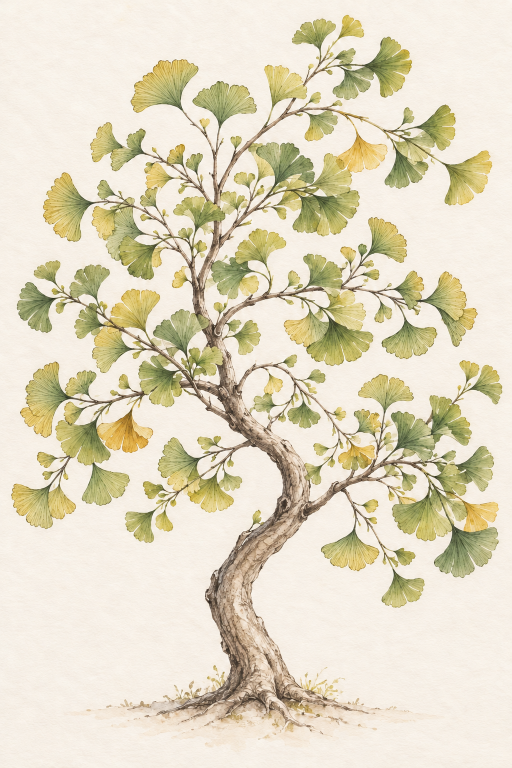
#> input picture artwork/ginkgo-complete-v2.png, 1024 x 1536 px (shown at 1/2 size); its folder holds 4 pictures in this run
$ python build-leaf-masks.py
#> lines starting #> are read from the running program, lines starting #| are printed output that depends on the picture; after the words box and inside, x2 and y2 are one past the last pixel; in counts of white or black regions, pixels touching at a corner belong together
"""Analyse pigment silhouettes; save geometry labels, never alter the source artwork."""
import sys,json,pathlib,gzip

import numpy as np
from PIL import Image,ImageDraw
from scipy import ndimage as ndi
from skimage.segmentation import watershed
from skimage.feature import peak_local_max
root=pathlib.Path(__file__).resolve().parents[1]/'artwork'
for name,separation,threshold in [('ginkgo-complete-v2',30,6),('fern-complete-v2',8,2.5)]:
 rgb=np.array(Image.open(root/(name+'.png')).convert('RGB')).astype(float)
 h,w=rgb.shape[:2];r,g,b=rgb[:,:,0],rgb[:,:,1],rgb[:,:,2]
#> after `h, w = rgb.shape[:2]`: h = 1536; w = 1024
 mask=((g-r>-7)&(g-b>20))|((r>140)&(r-g<55)&(r-b>50)&(g-b>25))|((g-r>0)&(g-b>10)&(g<150))
#> mask: shape (1536, 1024) bool; 23.7% white; 1665 white regions (1379 under 20 px), largest, box (x1, y1, x2, y2) and area: (496, 210, 985, 473) 45447, (780, 892, 998, 1156) 28862, (567, 507, 747, 732) 19578
 mask[int(h*.84):]=False
 # Keep trunk, petioles and primary stems in the permanent drawing layer.
 exclude=Image.new('1',(w,h));draw=ImageDraw.Draw(exclude)
#> after `exclude = Image.new('1', (w, h))`: exclude: PIL image 1024x1536 1; every value is 0
 if name.startswith('ginkgo'):
  draw.polygon([(492,1450),(450,1350),(425,1260),(460,1195),(526,1118),(530,1060),(484,1018),(462,945),(448,860),(423,778),(381,698),(372,613),(389,514),(386,406),(408,364),(418,410),(414,530),(410,610),(414,692),(444,769),(464,860),(484,950),(499,1000),(556,1047),(580,1101),(555,1160),(491,1226),(485,1288),(525,1360),(555,1450)],fill=1)
 else:
  for points in [[(496,1255),(473,1040),(459,895),(389,742),(327,635),(260,525),(186,376),(118,248)],[(502,1260),(520,1110),(560,940),(600,740),(625,607),(602,470),(561,362),(524,262),(489,174),(507,78)],[(519,1255),(621,1119),(720,948),(801,805),(867,710),(919,616)]]:
   draw.line(points,fill=1,width=8)
 mask&=~np.array(exclude,dtype=bool)
 # Close pinholes within pigment; keep paper gaps between distinct leaf shapes.
 mask=ndi.binary_closing(mask,structure=np.ones((3,3)))
#> mask: shape (1536, 1024) bool; 23.2% white; 525 white regions (354 under 20 px), largest, box (x1, y1, x2, y2) and area: (440, 210, 985, 473) 50893, (767, 892, 998, 1156) 31007, (567, 493, 747, 732) 21666
 cc,n=ndi.label(mask);sizes=np.bincount(cc.ravel());mask&=sizes[cc]>=18
#> after `cc, n = ndi.label(mask)`:
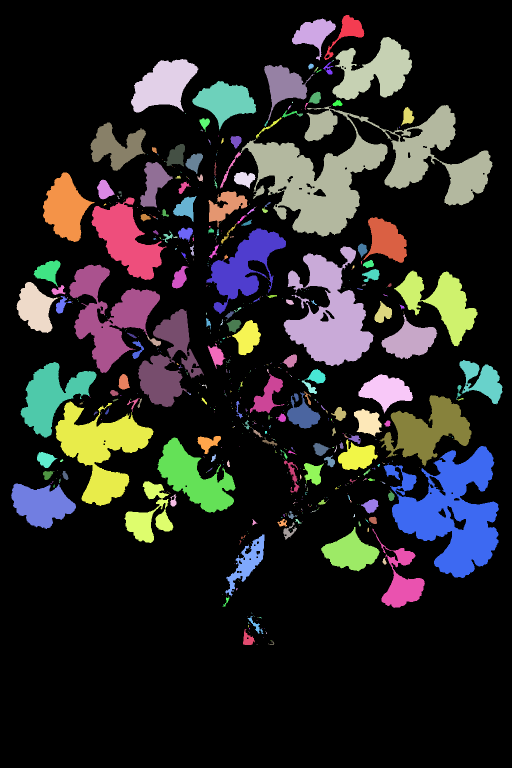
#> cc: shape (1536, 1024) int32 (shown at 1/2 size); 662 distinct labels, from 0 to 661; one colour per label, 0 black
#> after `cc, n = ndi.label(mask)`: n = 661
#> after `sizes = np.bincount(cc.ravel())`: sizes = 662 values, max 1208156 at index 0, min 1 at index 6, mean 2375.9
#> after `mask &= sizes[cc] >= 18`:
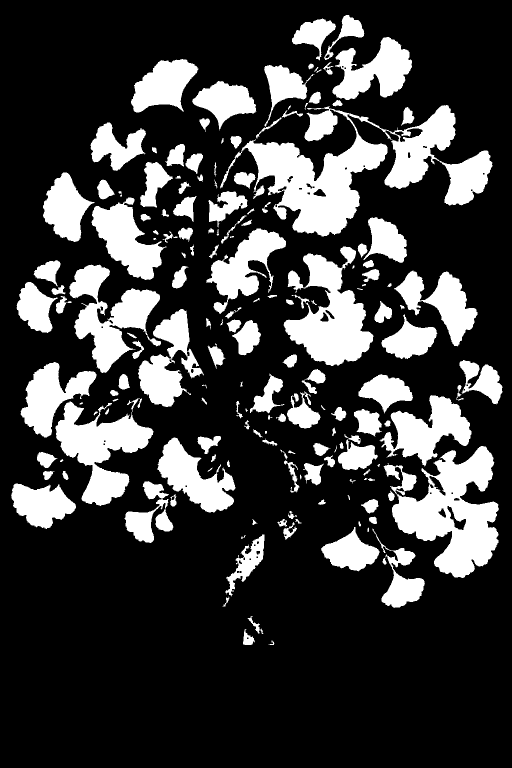
#> mask: shape (1536, 1024) bool (shown at 1/2 size); 23.1% white; 173 white regions (4 under 20 px), largest, box (x1, y1, x2, y2) and area: (440, 210, 985, 473) 50889, (767, 892, 998, 1156) 31007, (567, 493, 747, 732) 21666
 distance=ndi.distance_transform_edt(mask)
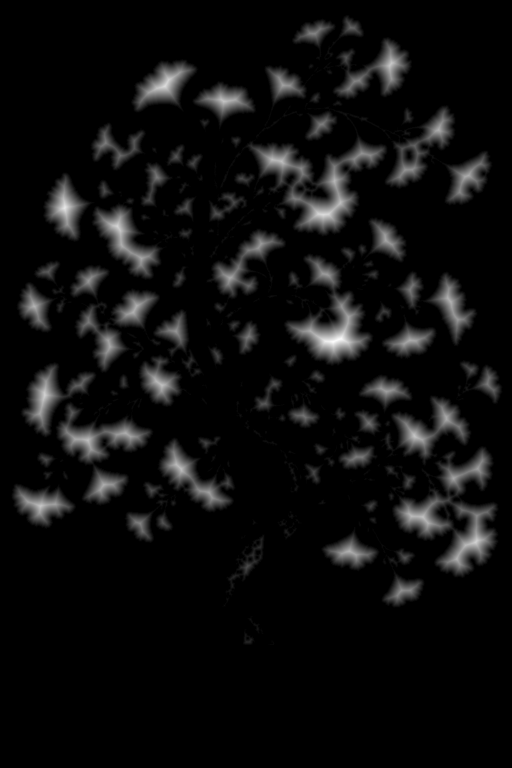
#> distance: shape (1536, 1024) float64 (shown at 1/2 size); min 0, max 42.45, mean 2.2; drawn with min black and max white
 peaks=peak_local_max(distance,min_distance=separation,threshold_abs=threshold,exclude_border=False)
#> peaks = 95 pairs, first value 55 to 1283, second value 68 to 974
 markers=np.zeros((h,w),np.int32)
 for k,(y,x) in enumerate(peaks,1):markers[y,x]=k
#> this loop made 95 passes
#> (y, x) on passes 1 to 12: (683, 666), (415, 129), (429, 646), (172, 329), (452, 234), (1084, 951), (789, 89), (127, 782), (1012, 80), (872, 829), (202, 447), (770, 324)
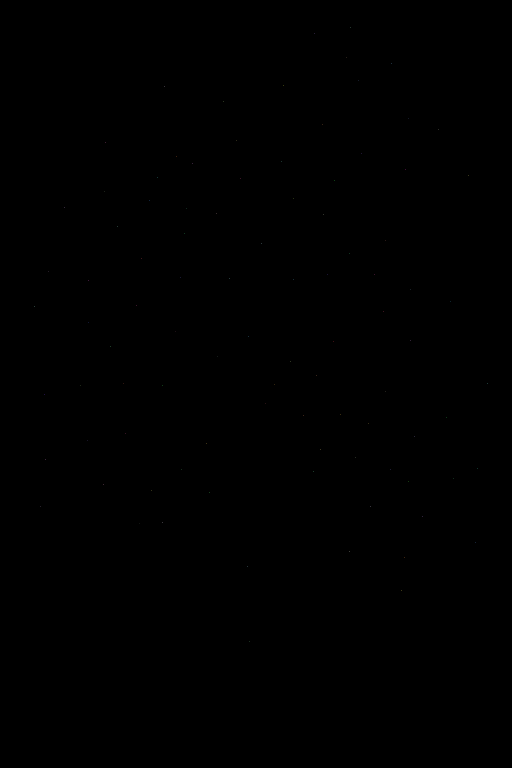
#> markers: shape (1536, 1024) int32 (shown at 1/2 size); 96 distinct labels, from 0 to 95; one colour per label, 0 black
 # Tiny separate buds without a large core still receive their own paint region.
 cc,n=ndi.label(mask);next_id=len(peaks)+1
#> after `cc, n = ndi.label(mask)`:
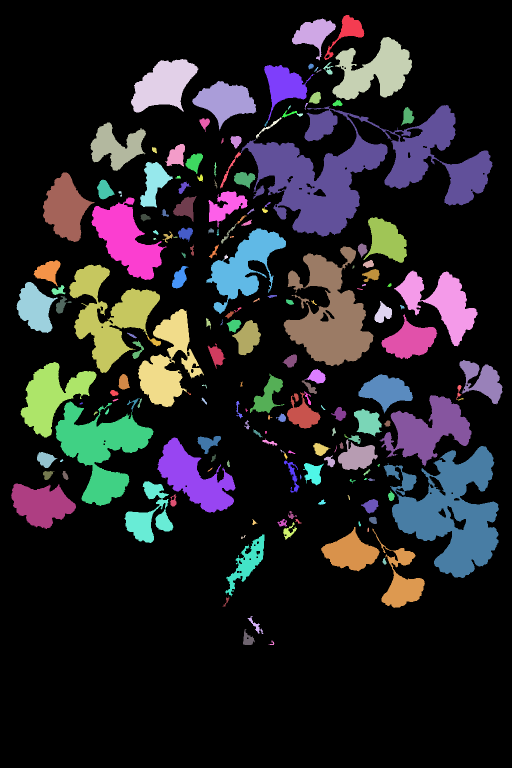
#> cc: shape (1536, 1024) int32 (shown at 1/2 size); 187 distinct labels, from 0 to 186; one colour per label, 0 black
#> after `cc, n = ndi.label(mask)`: n = 186
#> after `next_id = len(peaks) + 1`: next_id = 96
 for k in range(1,n+1):
  coords=np.argwhere(cc==k)
  if coords.size and not np.any(markers[cc==k]):
   y,x=coords[np.argmax(distance[cc==k])];markers[y,x]=next_id;next_id+=1
#> this loop made 186 passes
#> (y, x) on passes 5, 6, 8, 9, 11, 12, 13, 15, 17, 18, 19, 20: (144, 659), (132, 621), (139, 632), (140, 640), (197, 630), (205, 675), (207, 613), (213, 579), (231, 568), (229, 601), (245, 549), (246, 409)
#> markers: shape (1536, 1024) int32; 222 distinct labels, from 0 to 221
#> after the loop, next_id = 222
 labels=watershed(-distance,markers,mask=mask,compactness=0)
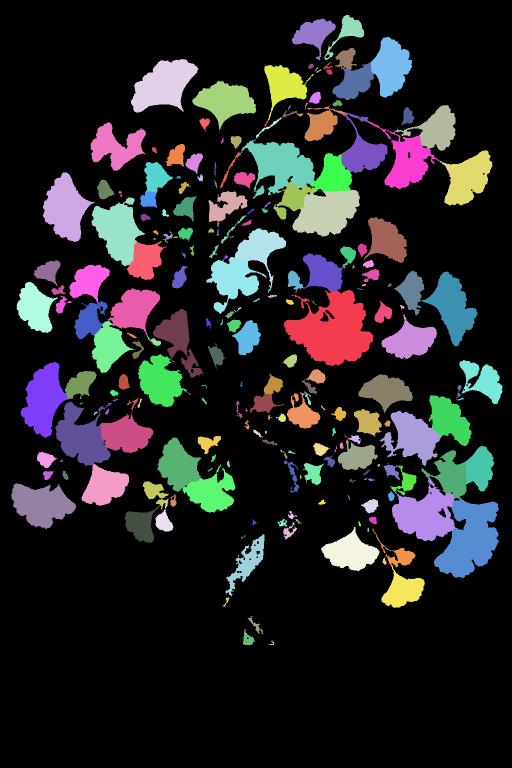
#> labels: shape (1536, 1024) int32 (shown at 1/2 size); 222 distinct labels, from 0 to 221; one colour per label, 0 black
 ids=np.unique(labels);ids=ids[ids>0];regions=[]
#> after `ids = np.unique(labels)`: ids = 222 values from 0 to 221
#> after `ids = ids[ids > 0]`: ids = 221 values from 1 to 221
 # Remap compactly; geometry id is independent of the later growth order.
 compact=np.zeros_like(labels,dtype=np.uint16)
 for i,k in enumerate(ids,1):
  ys,xs=np.where(labels==k);compact[ys,xs]=i
  regions.append({'id':i,'cx':round(float(xs.mean()),2),'cy':round(float(ys.mean()),2),'pixels':len(xs),'bbox':[int(xs.min()),int(ys.min()),int(xs.max()),int(ys.max())]})
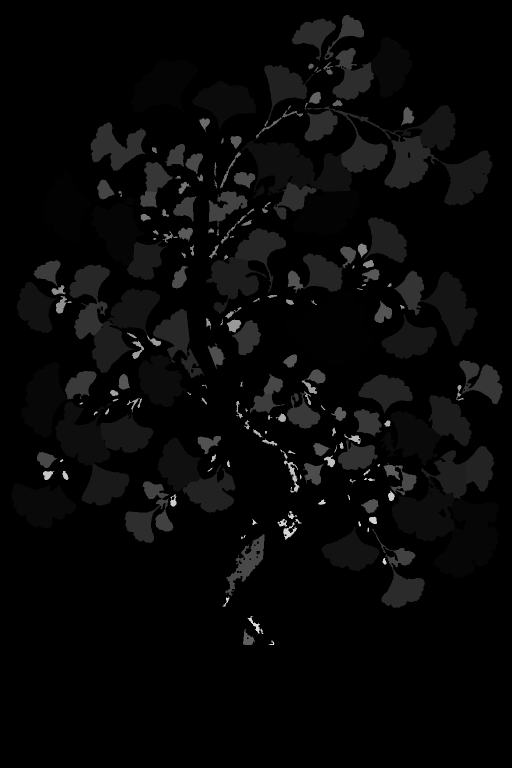
#> compact: shape (1536, 1024) uint16 (shown at 1/2 size); min 0, max 221, mean 7.6
#> after the loop, regions = 221 items
 compact.astype('<u2').tofile(root/(name+'.mask'))
 meta={'schema':2,'width':w,'height':h,'source':name+'.png','regions':regions,'coloredPixels':int(mask.sum()),'segmentation':'pigment silhouette + distance watershed; some touching leaves can share/split regions'}
 (root/(name+'.json')).write_text(json.dumps(meta,ensure_ascii=False),encoding='utf8')
 (root/(name+'.mask.gz')).write_bytes(gzip.compress((root/(name+'.mask')).read_bytes(),mtime=0))
 print(name,json.dumps({'regions':len(regions),'pixels':int(mask.sum()),'large':sum(a['pixels']>10000 for a in regions),'tiny':sum(a['pixels']<100 for a in regions)}))
#| ginkgo-complete-v2 {"regions": 221, "pixels": 363518, "large": 2, "tiny": 81}
#> pass 2 of the loop `for name,separation,threshold in [('ginkgo-complete-v2',30,6),('fern-c..`:
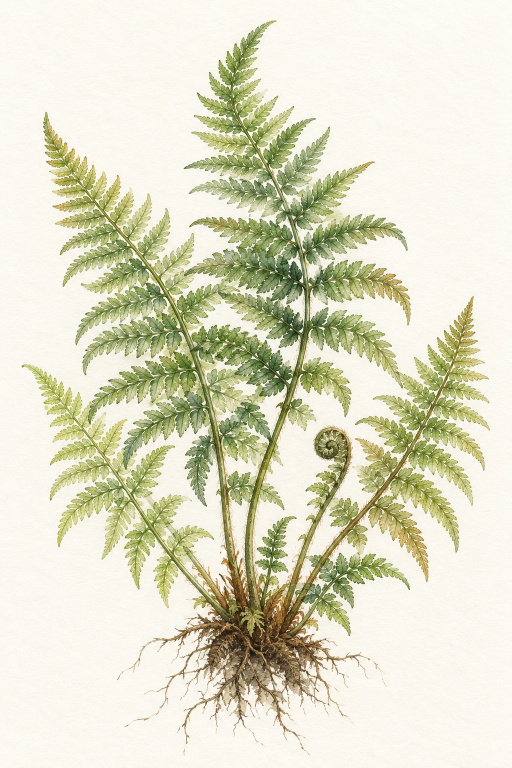
#> input picture artwork/fern-complete-v2.png, 1024 x 1536 px (shown at 1/2 size)
#> `cc, n = ndi.label(mask)`: n = 216
#> sizes = 217 values, max 1127973 at index 0, min 1 at index 3, mean 7248.2
#> peaks = 368 pairs, first value 67 to 1287, second value 116 to 940
#> the loop `for k,(y,x) in enumerate(peaks,1):markers[y,x]=k` made 368 passes
#> (y, x) on passes 1 to 3: (541, 524), (699, 410), (565, 676)
#> `cc, n = ndi.label(mask)`: n = 40
#> `next_id = len(peaks) + 1`: next_id = 369
#> the loop `for k in range(1,n+1):` made 40 passes
#> (y, x) on passes 24, 25, 27, 30, 34, 36, 38, 39: (1233, 400), (1237, 384), (1259, 578), (1266, 472), (1278, 464), (1278, 558), (1285, 554), (1285, 299)
#> after the loop `for k in range(1,n+1):`: next_id = 378
#> `labels=watershed(-distance,markers,mask=mask,compactness=0)`:
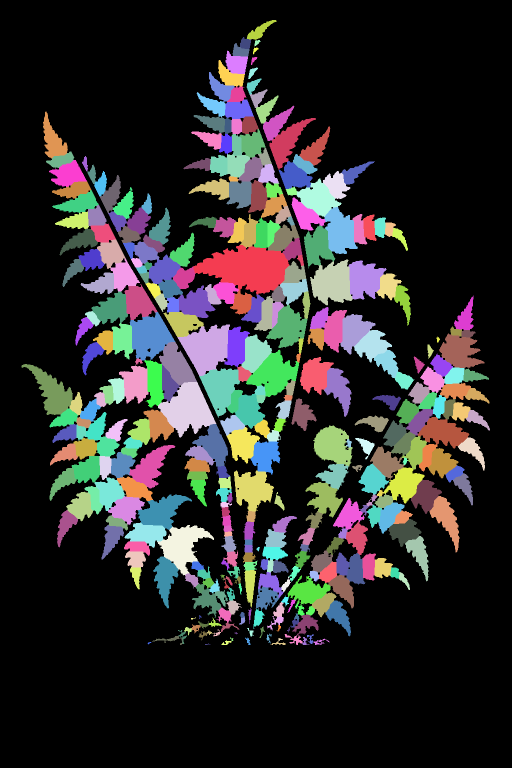
#> labels: shape (1536, 1024) int32 (shown at 1/2 size); 378 distinct labels, from 0 to 377; one colour per label, 0 black
#> ids = 378 values from 0 to 377
#> ids = 377 values from 1 to 377
#> after the loop `for i,k in enumerate(ids,1):`:
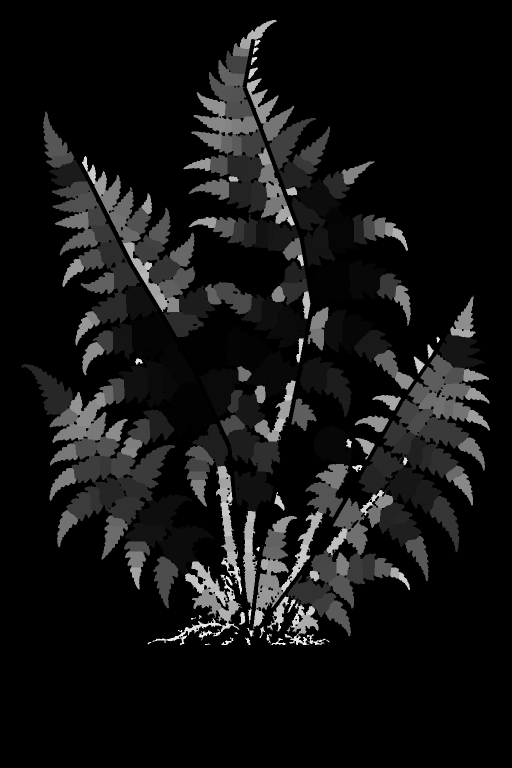
#> compact: shape (1536, 1024) uint16 (shown at 1/2 size); min 0, max 377, mean 29; drawn with min black and max white
#> after the loop `for i,k in enumerate(ids,1):`: regions = 377 items
#| fern-complete-v2 {"regions": 377, "pixels": 444437, "large": 1, "tiny": 32}
